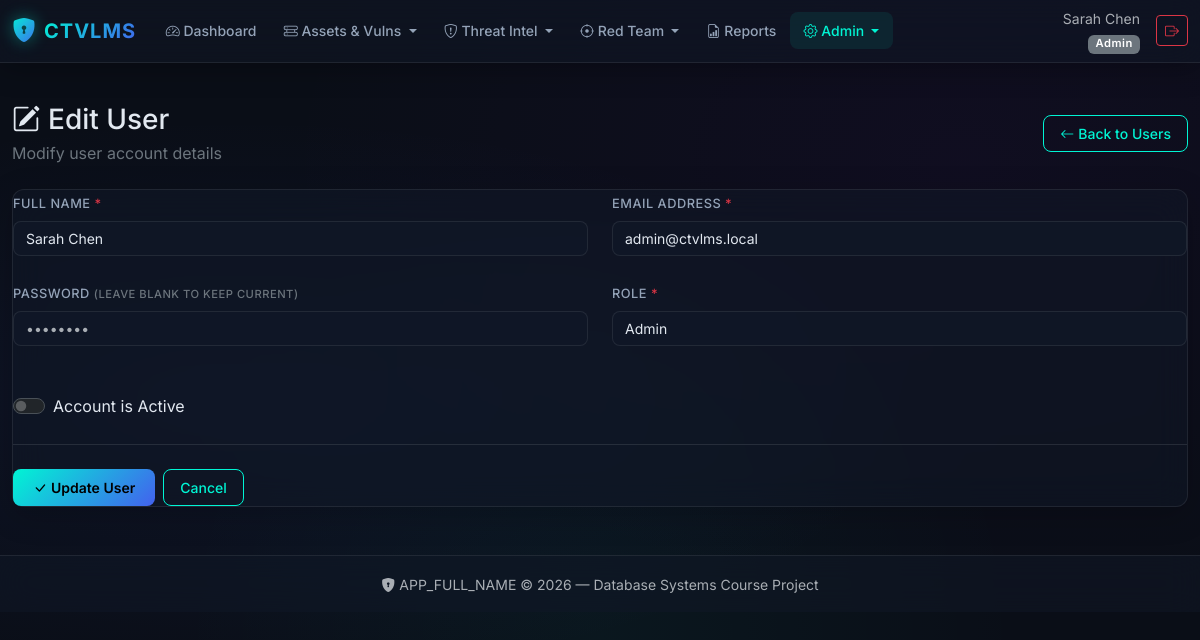
Page /?page=users/form&id=1 (signed in) on the committed database.
### tables this page shows
CREATE TABLE users (
    userID INT AUTO_INCREMENT PRIMARY KEY,
    fullName VARCHAR(100) NOT NULL,
    email VARCHAR(150) NOT NULL UNIQUE,
    passwordHash VARCHAR(255) NOT NULL,
    role ENUM('Admin','SOC_Analyst','Red_Teamer','Vuln_Manager','Viewer') NOT NULL DEFAULT 'Viewer',
    isActive BOOLEAN NOT NULL DEFAULT TRUE,
    createdAt TIMESTAMP DEFAULT CURRENT_TIMESTAMP
);

### index.php (called while the page is built, shortened)
<?php
require_once __DIR__ . '/includes/auth.php';
require_once __DIR__ . '/includes/helpers.php';
$page = $_GET['page'] ?? 'dashboard';
$page = preg_replace('/[^a-zA-Z0-9_\/]/', '', $page);
$routes = [
    'dashboard'            => 'pages/dashboard.php',
    'reports'              => 'pages/reports.php',
    'users/list'           => 'pages/users/list.php',
    'users/form'           => 'pages/users/form.php',
    'assets/list'          => 'pages/assets/list.php',
    'assets/form'          => 'pages/assets/form.php',
    'vulnerabilities/list' => 'pages/vulnerabilities/list.php',
    'vulnerabilities/form' => 'pages/vulnerabilities/form.php',
    'exposures/list'       => 'pages/exposures/list.php',
    'asset_vulns/list'     => 'pages/asset_vulns/list.php',
    'asset_vulns/form'     => 'pages/asset_vulns/form.php',
    'threat_actors/list'   => 'pages/threat_actors/list.php',
    'threat_actors/form'   => 'pages/threat_actors/form.php',
    'iocs/list'            => 'pages/iocs/list.php',
    'iocs/form'            => 'pages/iocs/form.php',
    'incidents/list'       => 'pages/incidents/list.php',
    'incidents/form'       => 'pages/incidents/form.php',
    'engagements/list'     => 'pages/engagements/list.php',
    'engagements/form'     => 'pages/engagements/form.php',
    'findings/list'        => 'pages/findings/list.php',
    'findings/form'        => 'pages/findings/form.php',
    'remediations/list'    => 'pages/remediations/list.php',
    'remediations/form'    => 'pages/remediations/form.php',
    'audit_log/list'       => 'pages/audit_log/list.php',
];
require __DIR__ . '/' . $routes[$page];

### includes/auth.php (called while the page is built, shortened)
<?php
function getCurrentUser(): array
{
    return [
        'id'   => $_SESSION['user_id']   ?? null,
        'name' => $_SESSION['full_name'] ?? '',
        'email'=> $_SESSION['email']     ?? '',
        'role' => $_SESSION['role']      ?? '',
    ];
}

### pages/users/form.php (the view, shortened to what this page needs)
<?php
$db = getDB();
$id = isset($_GET['id']) ? (int)$_GET['id'] : 0;
$isEdit = $id > 0;
$record = null;
if ($isEdit) {
    $stmt = $db->prepare('SELECT * FROM users WHERE userID = :id');
    $stmt->execute([':id' => $id]);
    $record = $stmt->fetch();
    $pageTitle = 'Edit User';
} else {
    $pageTitle = 'Create User';
}
require __DIR__ . '/../../includes/header.php';
?>
<div class="page-header fade-in-up">
    <div>
        <h1 class="h3 mb-1">
            <i class="bi bi-<?= $isEdit ? 'pencil-square' : 'person-plus-fill' ?> me-2"></i><?= e($pageTitle) ?>
        </h1>
        <p class="text-secondary mb-0"><?= $isEdit ? 'Modify user account details' : 'Add a new system user' ?></p>
    </div>
    <a href="?page=users/list" class="btn btn-cyber-outline"><i class="bi bi-arrow-left me-1"></i>Back to Users</a>
</div>
<div class="glass-card fade-in-up">
    <form method="POST" action="?page=users/form<?= $isEdit ? '&id=' . $id : '' ?>">
        <div class="row g-4">
            <div class="col-md-6">
                <label for="fullName" class="form-label">Full Name <span class="text-danger">*</span></label>
                <input type="text" class="form-control bg-dark text-light border-secondary" id="fullName" name="fullName"
                       value="<?= e($record['fullName'] ?? ($_POST['fullName'] ?? '')) ?>" required>
            </div>
            <div class="col-md-6">
                <label for="email" class="form-label">Email Address <span class="text-danger">*</span></label>
                <input type="email" class="form-control bg-dark text-light border-secondary" id="email" name="email"
                       value="<?= e($record['email'] ?? ($_POST['email'] ?? '')) ?>" required>
            </div>
            <div class="col-md-6">
                <label for="password" class="form-label">
                    Password <?= $isEdit ? '<span class="text-secondary small">(leave blank to keep current)</span>' : '<span class="text-danger">*</span>' ?>
                </label>
                <input type="password" class="form-control bg-dark text-light border-secondary" id="password" name="password"
                       minlength="8" <?= $isEdit ? '' : 'required' ?> autocomplete="new-password"
                       placeholder="<?= $isEdit ? '••••••••' : 'Min 8 characters' ?>">
            </div>
            <div class="col-md-6">
                <label for="role" class="form-label">Role <span class="text-danger">*</span></label>
                <select class="form-select bg-dark text-light border-secondary" id="role" name="role" required>
                    <?php
                    $roles = ['Admin', 'SOC_Analyst', 'Red_Teamer', 'Vuln_Manager', 'Viewer'];
                    $currentRole = $record['role'] ?? ($_POST['role'] ?? '');
                    foreach ($roles as $r):
                    ?>
                        <option value="<?= e($r) ?>" <?= $currentRole === $r ? 'selected' : '' ?>><?= e(str_replace('_', ' ', $r)) ?></option>
                    <?php endforeach; ?>
                </select>
            </div>
            <div class="col-md-6">
                <div class="form-check form-switch mt-4">
                    <?php
                    $isActiveChecked = $isEdit ? (bool)$record['isActive'] : (isset($_POST['isActive']) || $_SERVER['REQUEST_METHOD'] !== 'POST');
                    ?>
                    <input class="form-check-input" type="checkbox" id="isActive" name="isActive"
                           <?= $isActiveChecked ? 'checked' : '' ?>>
                    <label class="form-check-label" for="isActive">Account is Active</label>
                </div>
            </div>
        </div>
        <hr class="border-secondary my-4">
        <div class="d-flex gap-2">
            <button type="submit" class="btn btn-cyber">
                <i class="bi bi-check-lg me-1"></i><?= $isEdit ? 'Update User' : 'Create User' ?>
            </button>
            <a href="?page=users/list" class="btn btn-cyber-outline">Cancel</a>
        </div>
    </form>
</div>
<?php require __DIR__ . '/../../includes/footer.php'; ?>

### includes/header.php (shortened to what this page needs)
<?php
$pageTitle = $pageTitle ?? 'Dashboard';
$currentPage = $_GET['page'] ?? 'dashboard';
$user = getCurrentUser();
function navActive(string $prefix): string {
    global $currentPage;
    return str_starts_with($currentPage, $prefix) ? 'active' : '';
}
?>
<!DOCTYPE html>
<html lang="en" data-bs-theme="dark">
<head>
    <link href="https://cdn.jsdelivr.net/npm/bootstrap@5.3.3/dist/css/bootstrap.min.css" rel="stylesheet">
    <link href="https://cdn.jsdelivr.net/npm/bootstrap-icons@1.11.3/font/bootstrap-icons.min.css" rel="stylesheet">
    <link rel="stylesheet" href="public/css/style.css">
</head>
<body>
<nav class="navbar navbar-expand-xl navbar-dark sticky-top glass-nav">
    <div class="container-fluid">
        <a class="navbar-brand d-flex align-items-center gap-2" href="?page=dashboard">
            <i class="bi bi-shield-lock-fill brand-icon"></i>
            <span class="brand-text">CTVLMS</span>
        </a>
        <div class="collapse navbar-collapse" id="mainNav">
            <ul class="navbar-nav me-auto mb-2 mb-xl-0">
                <li class="nav-item">
                    <a class="nav-link <?= navActive('dashboard') ?>" href="?page=dashboard"><i class="bi bi-speedometer2"></i> Dashboard</a>
                </li>
                <li class="nav-item dropdown">
                    <a class="nav-link dropdown-toggle <?= navActive('assets') || navActive('vulnerabilities') || navActive('asset_vulns') || navActive('exposures') ? 'active' : '' ?>"
                       role="button" style="cursor: pointer;" data-bs-toggle="dropdown">
                        <i class="bi bi-hdd-rack"></i> Assets & Vulns
                    </a>
                </li>
                <li class="nav-item dropdown">
                    <a class="nav-link dropdown-toggle <?= navActive('threat_actors') || navActive('iocs') || navActive('incidents') ? 'active' : '' ?>"
                       role="button" style="cursor: pointer;" data-bs-toggle="dropdown">
                        <i class="bi bi-shield-exclamation"></i> Threat Intel
                    </a>
                </li>
                <li class="nav-item dropdown">
                    <a class="nav-link dropdown-toggle <?= navActive('engagements') || navActive('findings') || navActive('remediations') ? 'active' : '' ?>"
                       role="button" style="cursor: pointer;" data-bs-toggle="dropdown">
                        <i class="bi bi-crosshair"></i> Red Team
                    </a>
                </li>
                <li class="nav-item">
                    <a class="nav-link <?= navActive('reports') ?>" href="?page=reports"><i class="bi bi-file-earmark-bar-graph"></i> Reports</a>
                </li>
                <?php if ($user['role'] === 'Admin'): ?>
                <li class="nav-item dropdown">
                    <a class="nav-link dropdown-toggle <?= navActive('users') || navActive('audit_log') ? 'active' : '' ?>"
                       role="button" style="cursor: pointer;" data-bs-toggle="dropdown">
                        <i class="bi bi-gear"></i> Admin
                    </a>
                </li>
                <?php endif; ?>
            </ul>
            <div class="d-flex align-items-center gap-3">
                <div class="user-info text-end d-none d-md-block">
                    <small class="text-muted d-block"><?= e($user['name']) ?></small>
                    <?= roleLabel($user['role']) ?>
                </div>
                <a href="?page=logout" class="btn btn-outline-danger btn-sm" title="Logout"><i class="bi bi-box-arrow-right"></i></a>
            </div>
        </div>
    </div>
</nav>
<main class="container-fluid py-4">

### includes/helpers.php (shortened to what this page needs)
<?php
function e(?string $str): string
{
    return htmlspecialchars($str ?? '', ENT_QUOTES, 'UTF-8');
}
function roleLabel(string $role): string
{
    $map = [
        'Admin'        => '<span class="badge bg-danger">Admin</span>',
        'SOC_Analyst'  => '<span class="badge bg-info">SOC Analyst</span>',
        'Red_Teamer'   => '<span class="badge bg-warning text-dark">Red Teamer</span>',
        'Vuln_Manager' => '<span class="badge bg-primary">Vuln Manager</span>',
        'Viewer'       => '<span class="badge bg-secondary">Viewer</span>',
    ];
    return $map[$role] ?? '<span class="badge bg-secondary">' . e($role) . '</span>';
}

### public/css/style.css (style rules this page uses)
:root { --bg-primary: #0a0e17; --bg-secondary: #111827; --bg-card: rgba(17, 24, 39, 0.7); --bg-glass: rgba(17, 24, 39, 0.55); --border-glass: rgba(255, 255, 255, 0.08); --text-primary: #e2e8f0; --text-secondary: #94a3b8; --text-muted: #64748b; --accent-cyan: #00f5d4; --accent-magenta: #f72585; --accent-blue: #4361ee; --accent-purple: #7209b7; --accent-orange: #fb8500; --severity-critical: #ef4444; --severity-high: #f97316; --severity-medium: #eab308; --severity-low: #22c55e; --font-body: 'Inter', system-ui, -apple-system, sans-serif; --font-mono: 'JetBrains Mono', 'Fira Code', monospace; --glass-blur: 16px; --radius: 12px; --radius-sm: 8px; --transition: all 0.3s cubic-bezier(0.4, 0, 0.2, 1); }
html { scroll-behavior: smooth; }
body { font-family: var(--font-body); background: var(--bg-primary); color: var(--text-primary); min-height: 100vh; background-image: radial-gradient(ellipse at 20% 50%, rgba(67, 97, 238, 0.08) 0%, transparent 50%), radial-gradient(ellipse at 80% 20%, rgba(114, 9, 183, 0.06) 0%, transparent 50%), radial-gradient(ellipse at 50% 80%, rgba(0, 245, 212, 0.04) 0%, transparent 50%); }
.glass-nav { background: var(--bg-glass) !important; backdrop-filter: blur(var(--glass-blur)); -webkit-backdrop-filter: blur(var(--glass-blur)); border-bottom: 1px solid var(--border-glass); box-shadow: 0 4px 30px rgba(0, 0, 0, 0.3); }
.brand-icon { font-size: 1.5rem; background: linear-gradient(135deg, var(--accent-cyan), var(--accent-blue)); -webkit-background-clip: text; -webkit-text-fill-color: transparent; background-clip: text; filter: drop-shadow(0 0 8px rgba(0, 245, 212, 0.4)); animation: pulse-glow 3s ease-in-out infinite; }
.brand-text { font-weight: 700; font-size: 1.25rem; letter-spacing: 1px; background: linear-gradient(135deg, var(--accent-cyan), var(--accent-blue)); -webkit-background-clip: text; -webkit-text-fill-color: transparent; background-clip: text; }
.glass-nav .nav-link { color: var(--text-secondary) !important; font-weight: 500; font-size: 0.875rem; padding: 0.5rem 0.85rem !important; border-radius: var(--radius-sm); transition: var(--transition); }
.glass-nav .nav-link:hover, .glass-nav .nav-link.active { color: var(--accent-cyan) !important; background: rgba(0, 245, 212, 0.08); }
.glass-card { background: var(--bg-glass); backdrop-filter: blur(var(--glass-blur)); -webkit-backdrop-filter: blur(var(--glass-blur)); border: 1px solid var(--border-glass); border-radius: var(--radius); box-shadow: 0 8px 32px rgba(0, 0, 0, 0.2); transition: var(--transition); }
.badge { font-weight: 600; font-size: 0.7rem; letter-spacing: 0.5px; padding: 0.35em 0.65em; border-radius: 6px; }
.btn-cyber { background: linear-gradient(135deg, var(--accent-cyan), var(--accent-blue)); border: none; color: #000; font-weight: 600; font-size: 0.875rem; padding: 0.5rem 1.25rem; border-radius: var(--radius-sm); transition: var(--transition); text-decoration: none; }
.btn-cyber-outline { background: transparent; border: 1px solid var(--accent-cyan); color: var(--accent-cyan); font-weight: 500; font-size: 0.875rem; padding: 0.45rem 1rem; border-radius: var(--radius-sm); transition: var(--transition); text-decoration: none; }
.form-control, .form-select { background: rgba(17, 24, 39, 0.8) !important; border: 1px solid var(--border-glass) !important; color: var(--text-primary) !important; border-radius: var(--radius-sm); font-size: 0.875rem; transition: var(--transition); }
.form-label { color: var(--text-secondary); font-weight: 500; font-size: 0.8rem; text-transform: uppercase; letter-spacing: 0.5px; }
.page-header { display: flex; align-items: center; justify-content: space-between; flex-wrap: wrap; gap: 1rem; margin-bottom: 1.5rem; }
.fade-in-up { animation: fadeInUp 0.5s ease-out forwards; }

### rows in the picture
users: fullName "Sarah Chen", role "Admin", email "admin@ctvlms.local"

### other values in the picture
$pageTitle "Edit User"
APP_FULL_NAME "APP_FULL_NAME"
form field role "Admin"
